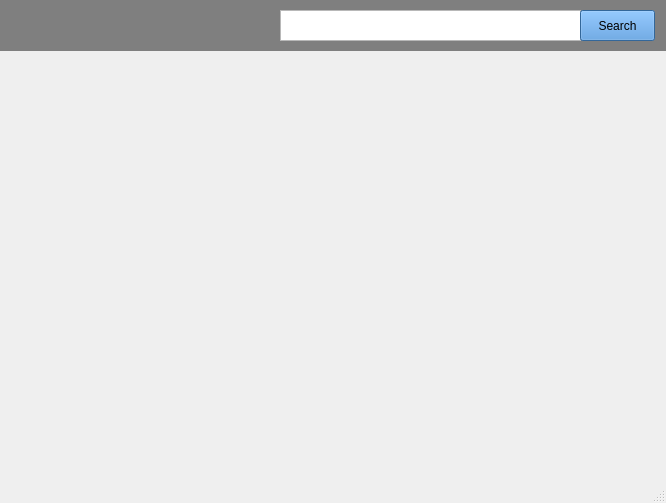
<?xml version="1.0" encoding="UTF-8"?>
<ui version="4.0">
 <class>MainWindow1</class>
 <widget class="QMainWindow" name="MainWindow1">
  <property name="geometry">
   <rect>
    <x>0</x>
    <y>0</y>
    <width>666</width>
    <height>503</height>
   </rect>
  </property>
  <property name="windowTitle">
   <string>MainWindow</string>
  </property>
  <widget class="QWidget" name="centralwidget">
   <widget class="QLabel" name="label">
    <property name="geometry">
     <rect>
      <x>0</x>
      <y>0</y>
      <width>701</width>
      <height>51</height>
     </rect>
    </property>
    <property name="styleSheet">
     <string notr="true">background-color: rgb(127, 127, 127);</string>
    </property>
    <property name="frameShadow">
     <enum>QFrame::Sunken</enum>
    </property>
    <property name="text">
     <string/>
    </property>
   </widget>
   <widget class="QTextEdit" name="textEdit">
    <property name="geometry">
     <rect>
      <x>280</x>
      <y>10</y>
      <width>301</width>
      <height>31</height>
     </rect>
    </property>
   </widget>
   <widget class="QPushButton" name="pushButton">
    <property name="geometry">
     <rect>
      <x>580</x>
      <y>10</y>
      <width>75</width>
      <height>31</height>
     </rect>
    </property>
    <property name="styleSheet">
     <string notr="true">background-color: rgb(72, 144, 216);</string>
    </property>
    <property name="text">
     <string>Search</string>
    </property>
   </widget>
   <widget class="QLabel" name="label_2">
    <property name="geometry">
     <rect>
      <x>20</x>
      <y>10</y>
      <width>81</width>
      <height>31</height>
     </rect>
    </property>
    <property name="text">
     <string/>
    </property>
    <property name="pixmap">
     <pixmap>2.png</pixmap>
    </property>
   </widget>
   <widget class="QLabel" name="label_3">
    <property name="geometry">
     <rect>
      <x>10</x>
      <y>60</y>
      <width>651</width>
      <height>411</height>
     </rect>
    </property>
    <property name="text">
     <string/>
    </property>
    <property name="pixmap">
     <pixmap>unnamed.png</pixmap>
    </property>
   </widget>
  </widget>
  <widget class="QMenuBar" name="menubar">
   <property name="geometry">
    <rect>
     <x>0</x>
     <y>0</y>
     <width>666</width>
     <height>21</height>
    </rect>
   </property>
  </widget>
  <widget class="QStatusBar" name="statusbar"/>
 </widget>
 <resources/>
 <connections/>
</ui>
